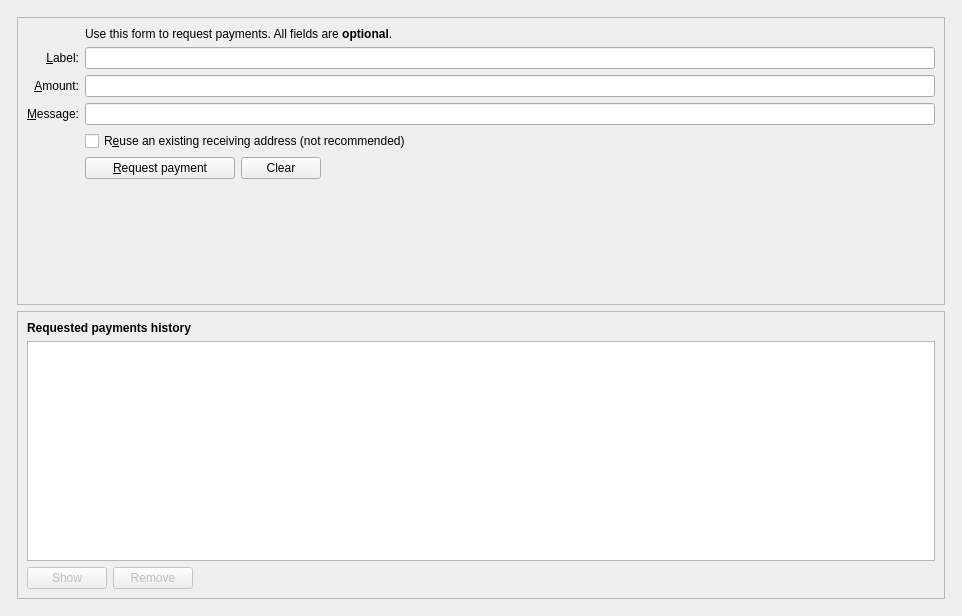
<?xml version="1.0" encoding="UTF-8"?>
<ui version="4.0">
 <class>ReceiveCoinsDialog</class>
 <widget class="QWidget" name="ReceiveCoinsDialog">
  <property name="geometry">
   <rect>
    <x>0</x>
    <y>0</y>
    <width>962</width>
    <height>616</height>
   </rect>
  </property>
  <layout class="QVBoxLayout" name="verticalLayout" stretch="0">
   <item>
    <layout class="QVBoxLayout" name="verticalLayout_Master" stretch="0,1">
     <property name="spacing">
      <number>0</number>
     </property>
     <item>
      <widget class="QFrame" name="frame_Header">
       <layout class="QVBoxLayout" name="verticalLayout_8">
        <property name="leftMargin">
         <number>0</number>
        </property>
        <property name="topMargin">
         <number>0</number>
        </property>
        <property name="rightMargin">
         <number>0</number>
        </property>
        <property name="bottomMargin">
         <number>0</number>
        </property>
       </layout>
      </widget>
     </item>
     <item>
      <widget class="QFrame" name="frame_BG">
       <layout class="QVBoxLayout" name="verticalLayout_5">
        <property name="leftMargin">
         <number>6</number>
        </property>
        <property name="topMargin">
         <number>6</number>
        </property>
        <property name="rightMargin">
         <number>6</number>
        </property>
        <property name="bottomMargin">
         <number>6</number>
        </property>
        <item>
         <widget class="QFrame" name="frame2">
          <property name="sizePolicy">
           <sizepolicy hsizetype="Preferred" vsizetype="Expanding">
            <horstretch>0</horstretch>
            <verstretch>0</verstretch>
           </sizepolicy>
          </property>
          <property name="frameShape">
           <enum>QFrame::StyledPanel</enum>
          </property>
          <property name="frameShadow">
           <enum>QFrame::Sunken</enum>
          </property>
          <layout class="QVBoxLayout" name="verticalLayout_3">
           <item>
            <layout class="QGridLayout" name="gridLayout">
             <item row="7" column="2">
              <widget class="QCheckBox" name="reuseAddress">
               <property name="toolTip">
                <string>Reuse one of the previously used receiving addresses.&lt;br&gt;Reusing addresses has security and privacy issues.&lt;br&gt;Do not use this unless re-generating a payment request made before.</string>
               </property>
               <property name="text">
                <string>R&amp;euse an existing receiving address (not recommended)</string>
               </property>
              </widget>
             </item>
             <item row="7" column="0">
              <widget class="QLabel" name="label_4">
               <property name="text">
                <string/>
               </property>
              </widget>
             </item>
             <item row="6" column="0">
              <widget class="QLabel" name="label_3">
               <property name="toolTip">
                <string>An optional message to attach to the payment request, which will be displayed when the request is opened. Note: The message will not be sent with the payment over the WealthShares network.</string>
               </property>
               <property name="text">
                <string>&amp;Message:</string>
               </property>
               <property name="alignment">
                <set>Qt::AlignRight|Qt::AlignTrailing|Qt::AlignVCenter</set>
               </property>
               <property name="buddy">
                <cstring>reqMessage</cstring>
               </property>
              </widget>
             </item>
             <item row="4" column="2">
              <widget class="QLineEdit" name="reqLabel">
               <property name="toolTip">
                <string>An optional label to associate with the new receiving address.</string>
               </property>
              </widget>
             </item>
             <item row="6" column="2">
              <widget class="QLineEdit" name="reqMessage">
               <property name="toolTip">
                <string>An optional message to attach to the payment request, which will be displayed when the request is opened.&lt;br&gt;Note: The message will not be sent with the payment over the WealthShares network.</string>
               </property>
              </widget>
             </item>
             <item row="2" column="2">
              <widget class="QLabel" name="label_5">
               <property name="text">
                <string>Use this form to request payments. All fields are &lt;b&gt;optional&lt;/b&gt;.</string>
               </property>
              </widget>
             </item>
             <item row="4" column="0">
              <widget class="QLabel" name="label_2">
               <property name="toolTip">
                <string>An optional label to associate with the new receiving address.</string>
               </property>
               <property name="text">
                <string>&amp;Label:</string>
               </property>
               <property name="alignment">
                <set>Qt::AlignRight|Qt::AlignTrailing|Qt::AlignVCenter</set>
               </property>
               <property name="buddy">
                <cstring>reqLabel</cstring>
               </property>
              </widget>
             </item>
             <item row="5" column="0">
              <widget class="QLabel" name="label">
               <property name="toolTip">
                <string>An optional amount to request. Leave this empty or zero to not request a specific amount.</string>
               </property>
               <property name="text">
                <string>&amp;Amount:</string>
               </property>
               <property name="alignment">
                <set>Qt::AlignRight|Qt::AlignTrailing|Qt::AlignVCenter</set>
               </property>
               <property name="buddy">
                <cstring>reqAmount</cstring>
               </property>
              </widget>
             </item>
             <item row="5" column="2">
              <widget class="BitcoinAmountField" name="reqAmount">
               <property name="minimumSize">
                <size>
                 <width>80</width>
                 <height>0</height>
                </size>
               </property>
               <property name="toolTip">
                <string>An optional amount to request. Leave this empty or zero to not request a specific amount.</string>
               </property>
              </widget>
             </item>
             <item row="8" column="0">
              <widget class="QLabel" name="label_7">
               <property name="text">
                <string/>
               </property>
              </widget>
             </item>
             <item row="8" column="2">
              <layout class="QHBoxLayout" name="horizontalLayout">
               <item>
                <widget class="QPushButton" name="receiveButton">
                 <property name="minimumSize">
                  <size>
                   <width>150</width>
                   <height>0</height>
                  </size>
                 </property>
                 <property name="text">
                  <string>&amp;Request payment</string>
                 </property>
                 <property name="icon">
                  <iconset resource="../wealthshares.qrc">
                   <normaloff>:/icons/receiving_addresses</normaloff>:/icons/receiving_addresses</iconset>
                 </property>
                </widget>
               </item>
               <item>
                <widget class="QPushButton" name="clearButton">
                 <property name="sizePolicy">
                  <sizepolicy hsizetype="Minimum" vsizetype="Fixed">
                   <horstretch>0</horstretch>
                   <verstretch>0</verstretch>
                  </sizepolicy>
                 </property>
                 <property name="toolTip">
                  <string>Clear all fields of the form.</string>
                 </property>
                 <property name="text">
                  <string>Clear</string>
                 </property>
                 <property name="icon">
                  <iconset resource="../wealthshares.qrc">
                   <normaloff>:/icons/remove</normaloff>:/icons/remove</iconset>
                 </property>
                 <property name="autoDefault">
                  <bool>false</bool>
                 </property>
                </widget>
               </item>
               <item>
                <spacer name="horizontalSpacer">
                 <property name="orientation">
                  <enum>Qt::Horizontal</enum>
                 </property>
                 <property name="sizeHint" stdset="0">
                  <size>
                   <width>40</width>
                   <height>20</height>
                  </size>
                 </property>
                </spacer>
               </item>
              </layout>
             </item>
             <item row="9" column="2">
              <spacer name="verticalSpacer">
               <property name="orientation">
                <enum>Qt::Vertical</enum>
               </property>
               <property name="sizeHint" stdset="0">
                <size>
                 <width>20</width>
                 <height>40</height>
                </size>
               </property>
              </spacer>
             </item>
            </layout>
           </item>
          </layout>
         </widget>
        </item>
        <item>
         <widget class="QFrame" name="frame">
          <property name="sizePolicy">
           <sizepolicy hsizetype="Preferred" vsizetype="Expanding">
            <horstretch>0</horstretch>
            <verstretch>0</verstretch>
           </sizepolicy>
          </property>
          <property name="frameShape">
           <enum>QFrame::StyledPanel</enum>
          </property>
          <property name="frameShadow">
           <enum>QFrame::Raised</enum>
          </property>
          <layout class="QVBoxLayout" name="verticalLayout_2">
           <item>
            <widget class="QLabel" name="label_6">
             <property name="font">
              <font>
               <weight>75</weight>
               <bold>true</bold>
              </font>
             </property>
             <property name="text">
              <string>Requested payments history</string>
             </property>
            </widget>
           </item>
           <item>
            <widget class="QTableView" name="recentRequestsView">
             <property name="palette">
              <palette>
               <active>
                <colorrole role="Text">
                 <brush brushstyle="SolidPattern">
                  <color alpha="255">
                   <red>51</red>
                   <green>51</green>
                   <blue>51</blue>
                  </color>
                 </brush>
                </colorrole>
               </active>
               <inactive>
                <colorrole role="Text">
                 <brush brushstyle="SolidPattern">
                  <color alpha="255">
                   <red>51</red>
                   <green>51</green>
                   <blue>51</blue>
                  </color>
                 </brush>
                </colorrole>
               </inactive>
               <disabled>
                <colorrole role="Text">
                 <brush brushstyle="SolidPattern">
                  <color alpha="255">
                   <red>85</red>
                   <green>85</green>
                   <blue>85</blue>
                  </color>
                 </brush>
                </colorrole>
               </disabled>
              </palette>
             </property>
             <property name="contextMenuPolicy">
              <enum>Qt::CustomContextMenu</enum>
             </property>
             <property name="tabKeyNavigation">
              <bool>false</bool>
             </property>
             <property name="sortingEnabled">
              <bool>true</bool>
             </property>
            </widget>
           </item>
           <item>
            <layout class="QHBoxLayout" name="horizontalLayout_2">
             <item>
              <widget class="QPushButton" name="showRequestButton">
               <property name="enabled">
                <bool>false</bool>
               </property>
               <property name="toolTip">
                <string>Show the selected request (does the same as double clicking an entry)</string>
               </property>
               <property name="text">
                <string>Show</string>
               </property>
               <property name="icon">
                <iconset resource="../wealthshares.qrc">
                 <normaloff>:/icons/edit</normaloff>:/icons/edit</iconset>
               </property>
               <property name="autoDefault">
                <bool>false</bool>
               </property>
              </widget>
             </item>
             <item>
              <widget class="QPushButton" name="removeRequestButton">
               <property name="enabled">
                <bool>false</bool>
               </property>
               <property name="toolTip">
                <string>Remove the selected entries from the list</string>
               </property>
               <property name="text">
                <string>Remove</string>
               </property>
               <property name="icon">
                <iconset resource="../wealthshares.qrc">
                 <normaloff>:/icons/remove</normaloff>:/icons/remove</iconset>
               </property>
               <property name="autoDefault">
                <bool>false</bool>
               </property>
              </widget>
             </item>
             <item>
              <spacer name="horizontalSpacer_2">
               <property name="orientation">
                <enum>Qt::Horizontal</enum>
               </property>
               <property name="sizeHint" stdset="0">
                <size>
                 <width>40</width>
                 <height>20</height>
                </size>
               </property>
              </spacer>
             </item>
            </layout>
           </item>
          </layout>
         </widget>
        </item>
       </layout>
      </widget>
     </item>
    </layout>
   </item>
  </layout>
 </widget>
 <customwidgets>
  <customwidget>
   <class>BitcoinAmountField</class>
   <extends>QLineEdit</extends>
   <header>bitcoinamountfield.h</header>
   <container>1</container>
  </customwidget>
 </customwidgets>
 <tabstops>
  <tabstop>reqLabel</tabstop>
  <tabstop>reqAmount</tabstop>
  <tabstop>reqMessage</tabstop>
  <tabstop>reuseAddress</tabstop>
  <tabstop>receiveButton</tabstop>
  <tabstop>clearButton</tabstop>
  <tabstop>recentRequestsView</tabstop>
  <tabstop>showRequestButton</tabstop>
  <tabstop>removeRequestButton</tabstop>
 </tabstops>
 <resources>
  <include location="../wealthshares.qrc"/>
 </resources>
 <connections/>
</ui>
